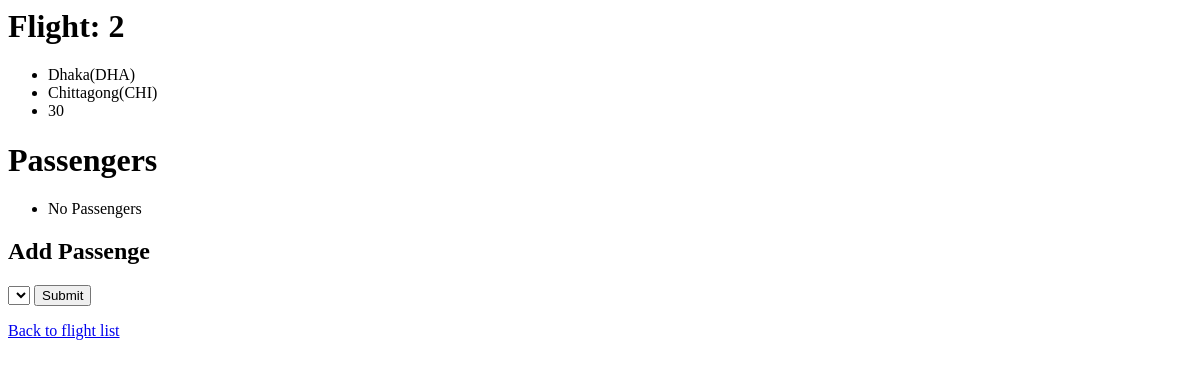
Page /flight/2 on the earlier database version.
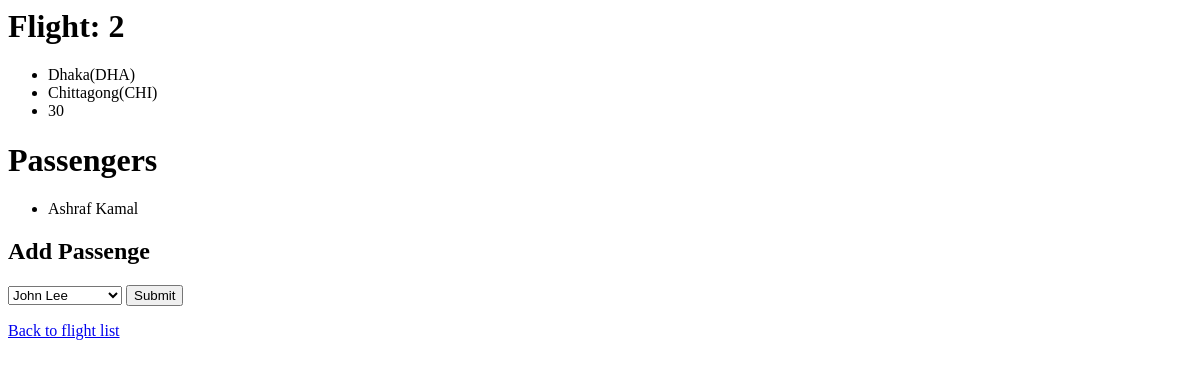
Same page on the later database version.
### flight/models.py (models this page shows)
class Passenger(models.Model):
	first = models.CharField(max_length=64)
	last = models.CharField(max_length=64)
	flights = models.ManyToManyField(Flight, blank=True, related_name = "passengers")
	def __str__(self):
		return f"{self.first} {self.last}"

### flight/views.py (the view)
# urls.py: path("flight/", include('flight.urls')),
def flight(request, flight_id):
	flight = Flight.objects.get(pk=flight_id)
	context = {
		"flight": flight,
		"passengers": Passenger.objects.filter(flights=flight),
		"non_passengers": Passenger.objects.exclude(flights=flight).all()
	}
	return render(request, "flight/flight.html", context)

### flight/models.py (called while the page is built)
	def __str__(self):
		return f"{self.city}({self.code})"

### flight/templates/flight/flight.html (shortened to what this page needs)
{% extends "flight/layout.html"%}
{%block body%}
	<h1>Flight: {{flight.id}}</h1>
	<ul>
			<li> {{flight.origin}}</li>
			<li> {{flight.destination}}</li>
			<li> {{flight.duration}}</li>
	</ul>
	<h1> Passengers </h1>
	<ul>
		{% for passenger in passengers%}
			<li>{{passenger}}</li>
			{% empty %}
			<li> No Passengers </li>
		{% endfor %}
	</ul>
	<h2> Add Passenge </h2>
	<form action = "{% url "book" flight.id %}" method ="post">
		<select name = "passenger">
			{% for passenger in non_passengers %}
			<option value ="{{passenger.id}}"> {{passenger}}</option>
			{% endfor %}
		</select>
		<input type="submit">
	</form>
	<a href = "{%url "index"%}"> Back to flight list </a>
{% endblock %}

Differences in the rows shown:
added Passenger: first+last "Ashraf Kamal"
Other differences:
form field passenger: (not shown) → "John Lee"
text no longer shown: "No Passengers"
